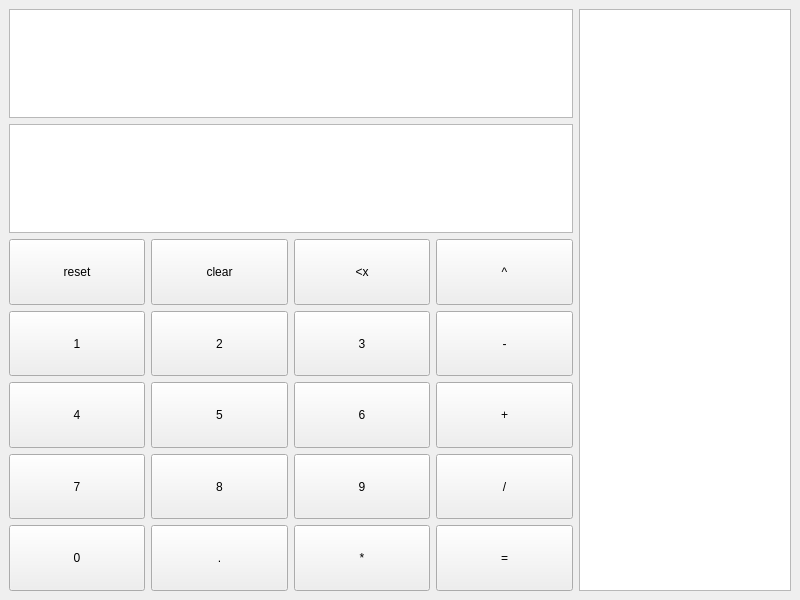
<?xml version="1.0" encoding="UTF-8"?>
<ui version="4.0">
 <class>MainWindow</class>
 <widget class="QMainWindow" name="MainWindow">
  <property name="geometry">
   <rect>
    <x>0</x>
    <y>0</y>
    <width>800</width>
    <height>600</height>
   </rect>
  </property>
  <property name="minimumSize">
   <size>
    <width>500</width>
    <height>500</height>
   </size>
  </property>
  <property name="windowTitle">
   <string>Calculator</string>
  </property>
  <widget class="QWidget" name="centralwidget">
   <layout class="QGridLayout" name="gridLayout" rowstretch="20,20,12,12,12,12,12" columnstretch="18,18,18,18,28">
    <item row="2" column="2">
     <widget class="QPushButton" name="back">
      <property name="sizePolicy">
       <sizepolicy hsizetype="Minimum" vsizetype="MinimumExpanding">
        <horstretch>0</horstretch>
        <verstretch>0</verstretch>
       </sizepolicy>
      </property>
      <property name="text">
       <string>&lt;x</string>
      </property>
      <property name="shortcut">
       <string>Backspace</string>
      </property>
     </widget>
    </item>
    <item row="3" column="0">
     <widget class="QPushButton" name="one">
      <property name="sizePolicy">
       <sizepolicy hsizetype="Minimum" vsizetype="MinimumExpanding">
        <horstretch>0</horstretch>
        <verstretch>0</verstretch>
       </sizepolicy>
      </property>
      <property name="text">
       <string>1</string>
      </property>
      <property name="shortcut">
       <string>1</string>
      </property>
     </widget>
    </item>
    <item row="5" column="1">
     <widget class="QPushButton" name="eight">
      <property name="sizePolicy">
       <sizepolicy hsizetype="Minimum" vsizetype="MinimumExpanding">
        <horstretch>0</horstretch>
        <verstretch>0</verstretch>
       </sizepolicy>
      </property>
      <property name="text">
       <string>8</string>
      </property>
      <property name="shortcut">
       <string>8</string>
      </property>
     </widget>
    </item>
    <item row="6" column="1">
     <widget class="QPushButton" name="decimal">
      <property name="sizePolicy">
       <sizepolicy hsizetype="Minimum" vsizetype="MinimumExpanding">
        <horstretch>0</horstretch>
        <verstretch>0</verstretch>
       </sizepolicy>
      </property>
      <property name="text">
       <string>.</string>
      </property>
      <property name="shortcut">
       <string>.</string>
      </property>
     </widget>
    </item>
    <item row="1" column="0" colspan="4">
     <widget class="QPlainTextEdit" name="display">
      <property name="sizePolicy">
       <sizepolicy hsizetype="Preferred" vsizetype="Maximum">
        <horstretch>0</horstretch>
        <verstretch>0</verstretch>
       </sizepolicy>
      </property>
      <property name="focusPolicy">
       <enum>Qt::ClickFocus</enum>
      </property>
      <property name="tabChangesFocus">
       <bool>true</bool>
      </property>
      <property name="documentTitle">
       <string notr="true"/>
      </property>
      <property name="plainText">
       <string notr="true"/>
      </property>
     </widget>
    </item>
    <item row="6" column="3">
     <widget class="QPushButton" name="evaulate">
      <property name="sizePolicy">
       <sizepolicy hsizetype="Minimum" vsizetype="MinimumExpanding">
        <horstretch>0</horstretch>
        <verstretch>0</verstretch>
       </sizepolicy>
      </property>
      <property name="text">
       <string>=</string>
      </property>
      <property name="shortcut">
       <string>Shift+Return</string>
      </property>
     </widget>
    </item>
    <item row="4" column="3">
     <widget class="QPushButton" name="plus">
      <property name="sizePolicy">
       <sizepolicy hsizetype="Minimum" vsizetype="MinimumExpanding">
        <horstretch>0</horstretch>
        <verstretch>0</verstretch>
       </sizepolicy>
      </property>
      <property name="text">
       <string>+</string>
      </property>
      <property name="shortcut">
       <string>+</string>
      </property>
     </widget>
    </item>
    <item row="4" column="1">
     <widget class="QPushButton" name="five">
      <property name="sizePolicy">
       <sizepolicy hsizetype="Minimum" vsizetype="MinimumExpanding">
        <horstretch>0</horstretch>
        <verstretch>0</verstretch>
       </sizepolicy>
      </property>
      <property name="text">
       <string>5</string>
      </property>
      <property name="shortcut">
       <string>5</string>
      </property>
     </widget>
    </item>
    <item row="4" column="0">
     <widget class="QPushButton" name="four">
      <property name="sizePolicy">
       <sizepolicy hsizetype="Minimum" vsizetype="MinimumExpanding">
        <horstretch>0</horstretch>
        <verstretch>0</verstretch>
       </sizepolicy>
      </property>
      <property name="text">
       <string>4</string>
      </property>
      <property name="shortcut">
       <string>4</string>
      </property>
     </widget>
    </item>
    <item row="3" column="1">
     <widget class="QPushButton" name="two">
      <property name="sizePolicy">
       <sizepolicy hsizetype="Minimum" vsizetype="MinimumExpanding">
        <horstretch>0</horstretch>
        <verstretch>0</verstretch>
       </sizepolicy>
      </property>
      <property name="text">
       <string>2</string>
      </property>
      <property name="shortcut">
       <string>2</string>
      </property>
     </widget>
    </item>
    <item row="5" column="3">
     <widget class="QPushButton" name="divide">
      <property name="sizePolicy">
       <sizepolicy hsizetype="Minimum" vsizetype="MinimumExpanding">
        <horstretch>0</horstretch>
        <verstretch>0</verstretch>
       </sizepolicy>
      </property>
      <property name="text">
       <string>/</string>
      </property>
      <property name="shortcut">
       <string>/</string>
      </property>
     </widget>
    </item>
    <item row="6" column="2">
     <widget class="QPushButton" name="multiply">
      <property name="sizePolicy">
       <sizepolicy hsizetype="Minimum" vsizetype="MinimumExpanding">
        <horstretch>0</horstretch>
        <verstretch>0</verstretch>
       </sizepolicy>
      </property>
      <property name="text">
       <string>*</string>
      </property>
      <property name="shortcut">
       <string>*</string>
      </property>
     </widget>
    </item>
    <item row="2" column="0">
     <widget class="QPushButton" name="reset">
      <property name="sizePolicy">
       <sizepolicy hsizetype="Minimum" vsizetype="MinimumExpanding">
        <horstretch>0</horstretch>
        <verstretch>0</verstretch>
       </sizepolicy>
      </property>
      <property name="text">
       <string>reset</string>
      </property>
      <property name="shortcut">
       <string>Shift+Esc</string>
      </property>
     </widget>
    </item>
    <item row="3" column="2">
     <widget class="QPushButton" name="three">
      <property name="sizePolicy">
       <sizepolicy hsizetype="Minimum" vsizetype="MinimumExpanding">
        <horstretch>0</horstretch>
        <verstretch>0</verstretch>
       </sizepolicy>
      </property>
      <property name="text">
       <string>3</string>
      </property>
      <property name="shortcut">
       <string>3</string>
      </property>
     </widget>
    </item>
    <item row="5" column="0">
     <widget class="QPushButton" name="seven">
      <property name="sizePolicy">
       <sizepolicy hsizetype="Minimum" vsizetype="MinimumExpanding">
        <horstretch>0</horstretch>
        <verstretch>0</verstretch>
       </sizepolicy>
      </property>
      <property name="text">
       <string>7</string>
      </property>
      <property name="shortcut">
       <string>7</string>
      </property>
     </widget>
    </item>
    <item row="6" column="0">
     <widget class="QPushButton" name="zero">
      <property name="sizePolicy">
       <sizepolicy hsizetype="Minimum" vsizetype="MinimumExpanding">
        <horstretch>0</horstretch>
        <verstretch>0</verstretch>
       </sizepolicy>
      </property>
      <property name="text">
       <string>0</string>
      </property>
      <property name="shortcut">
       <string>0</string>
      </property>
     </widget>
    </item>
    <item row="2" column="1">
     <widget class="QPushButton" name="clear">
      <property name="sizePolicy">
       <sizepolicy hsizetype="Minimum" vsizetype="MinimumExpanding">
        <horstretch>0</horstretch>
        <verstretch>0</verstretch>
       </sizepolicy>
      </property>
      <property name="text">
       <string>clear</string>
      </property>
      <property name="shortcut">
       <string>Esc</string>
      </property>
     </widget>
    </item>
    <item row="2" column="3">
     <widget class="QPushButton" name="power">
      <property name="sizePolicy">
       <sizepolicy hsizetype="Minimum" vsizetype="MinimumExpanding">
        <horstretch>0</horstretch>
        <verstretch>0</verstretch>
       </sizepolicy>
      </property>
      <property name="text">
       <string>^</string>
      </property>
      <property name="shortcut">
       <string>^</string>
      </property>
     </widget>
    </item>
    <item row="3" column="3">
     <widget class="QPushButton" name="minus">
      <property name="sizePolicy">
       <sizepolicy hsizetype="Minimum" vsizetype="MinimumExpanding">
        <horstretch>0</horstretch>
        <verstretch>0</verstretch>
       </sizepolicy>
      </property>
      <property name="text">
       <string>-</string>
      </property>
      <property name="shortcut">
       <string>-</string>
      </property>
     </widget>
    </item>
    <item row="4" column="2">
     <widget class="QPushButton" name="six">
      <property name="sizePolicy">
       <sizepolicy hsizetype="Minimum" vsizetype="MinimumExpanding">
        <horstretch>0</horstretch>
        <verstretch>0</verstretch>
       </sizepolicy>
      </property>
      <property name="text">
       <string>6</string>
      </property>
      <property name="shortcut">
       <string>6</string>
      </property>
     </widget>
    </item>
    <item row="5" column="2">
     <widget class="QPushButton" name="nine">
      <property name="sizePolicy">
       <sizepolicy hsizetype="Minimum" vsizetype="MinimumExpanding">
        <horstretch>0</horstretch>
        <verstretch>0</verstretch>
       </sizepolicy>
      </property>
      <property name="text">
       <string>9</string>
      </property>
      <property name="shortcut">
       <string>9</string>
      </property>
     </widget>
    </item>
    <item row="0" column="0" colspan="4">
     <widget class="QPlainTextEdit" name="history">
      <property name="sizePolicy">
       <sizepolicy hsizetype="Preferred" vsizetype="Maximum">
        <horstretch>0</horstretch>
        <verstretch>0</verstretch>
       </sizepolicy>
      </property>
      <property name="documentTitle">
       <string notr="true"/>
      </property>
      <property name="undoRedoEnabled">
       <bool>false</bool>
      </property>
      <property name="readOnly">
       <bool>true</bool>
      </property>
      <property name="plainText">
       <string notr="true"/>
      </property>
      <property name="placeholderText">
       <string notr="true"/>
      </property>
     </widget>
    </item>
    <item row="0" column="4" rowspan="7">
     <widget class="QTableWidget" name="table">
      <property name="sizePolicy">
       <sizepolicy hsizetype="Expanding" vsizetype="Expanding">
        <horstretch>0</horstretch>
        <verstretch>0</verstretch>
       </sizepolicy>
      </property>
      <property name="focusPolicy">
       <enum>Qt::ClickFocus</enum>
      </property>
     </widget>
    </item>
   </layout>
  </widget>
 </widget>
 <tabstops>
  <tabstop>zero</tabstop>
  <tabstop>decimal</tabstop>
  <tabstop>multiply</tabstop>
  <tabstop>evaulate</tabstop>
  <tabstop>seven</tabstop>
  <tabstop>eight</tabstop>
  <tabstop>nine</tabstop>
  <tabstop>divide</tabstop>
  <tabstop>four</tabstop>
  <tabstop>five</tabstop>
  <tabstop>six</tabstop>
  <tabstop>plus</tabstop>
  <tabstop>one</tabstop>
  <tabstop>two</tabstop>
  <tabstop>three</tabstop>
  <tabstop>minus</tabstop>
  <tabstop>reset</tabstop>
  <tabstop>clear</tabstop>
  <tabstop>back</tabstop>
  <tabstop>power</tabstop>
 </tabstops>
 <resources/>
 <connections/>
</ui>
